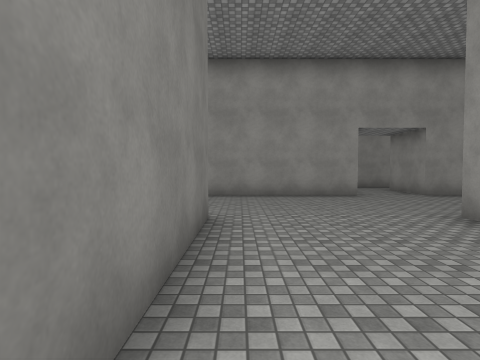
View 1 (above)

18 first-person views from a walk through a scene from a Unity 3-D project. The camera is 1.5 m above the floor, tilts 2° down and sees 80° across. The floor is counted in squares, 2 m on a side. Each view is taken from the middle of a square. On the plan, view 1 faces up. The plan holds only what a view shows up to about 10 squares ahead; the rest is blank. The player is left out. Surface patterns are stand-ins for the level's own textures.

View 2
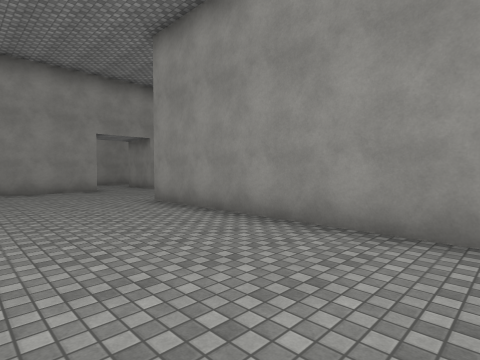

View 3
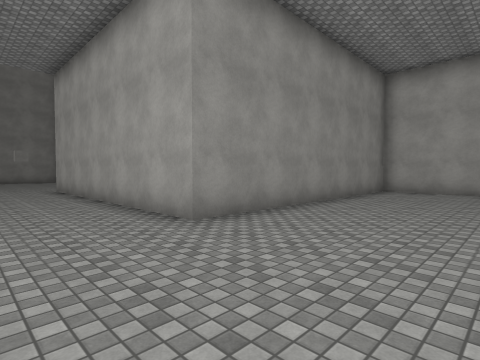

View 4
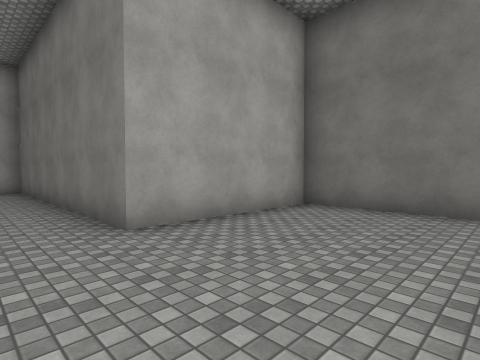

View 5
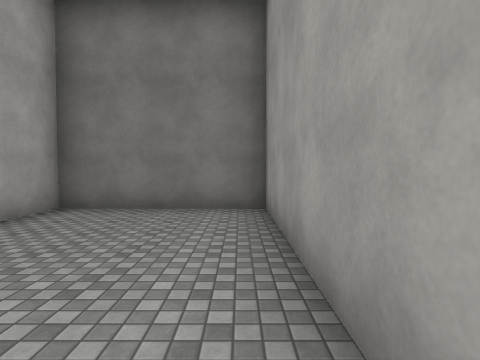

View 6
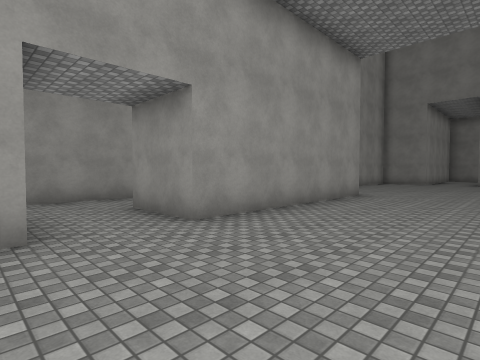

View 7
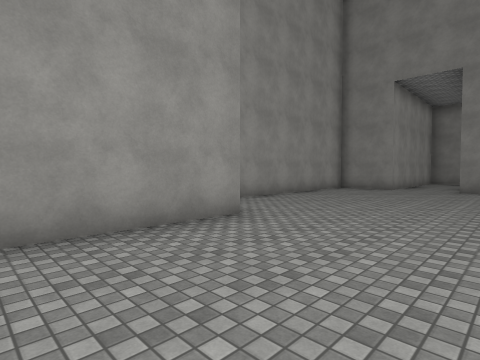

View 8
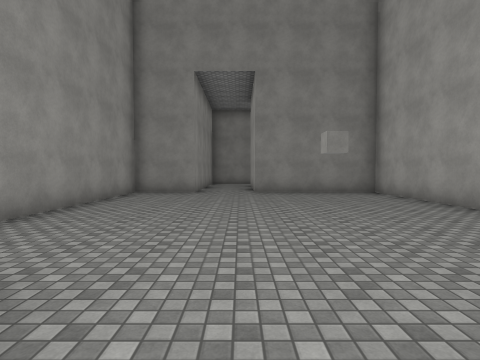

View 9
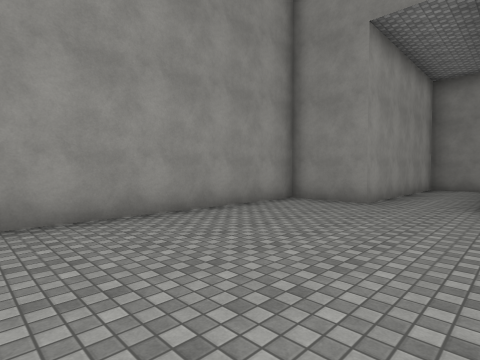

View 10
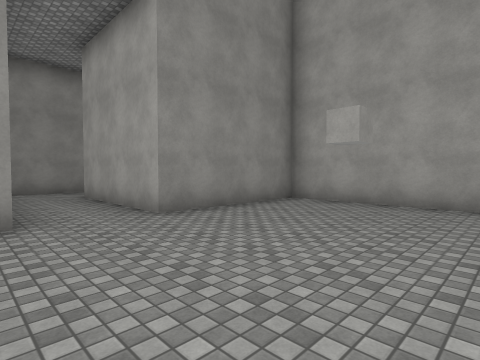

View 11
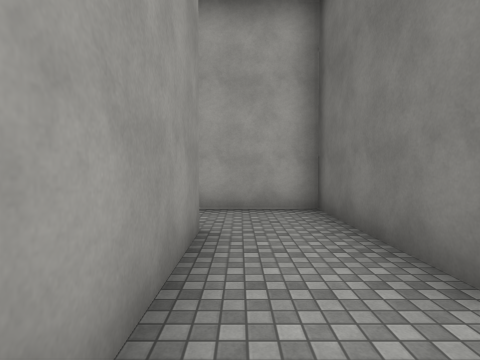

View 12
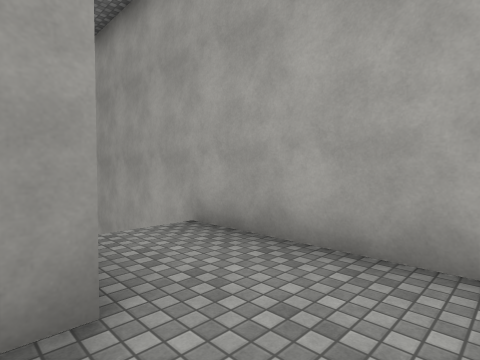

View 13
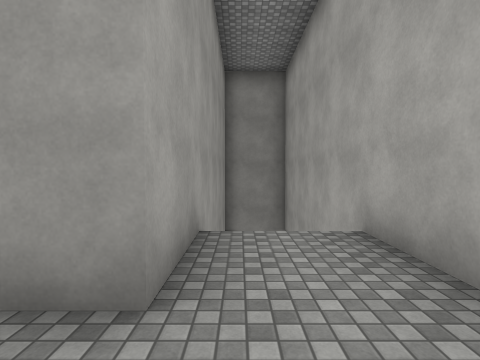

View 14
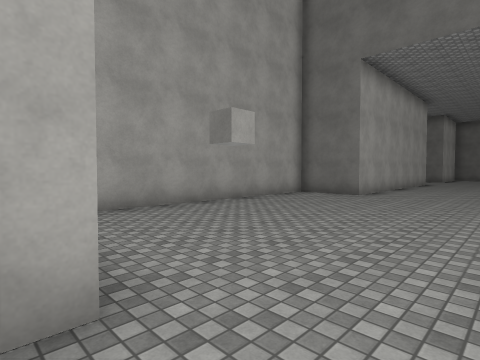

View 15
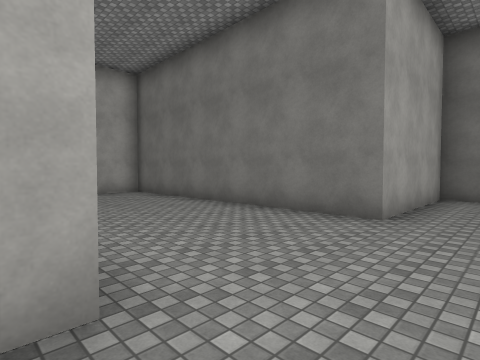

View 16
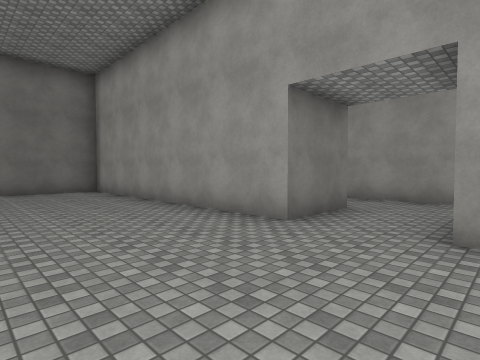

View 17
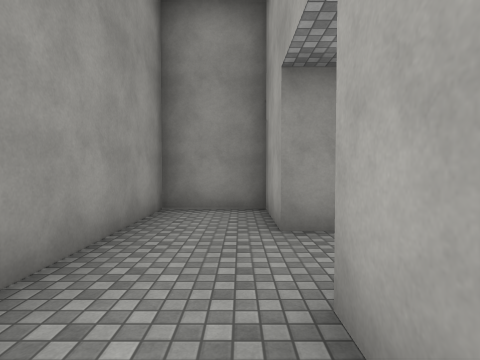

View 18
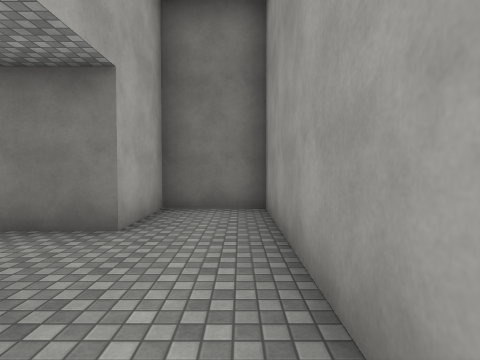

### Floor plan
Ten units are one square. View 1 is at (0, 0); x grows to the right and y downward. Boxes are objects, and circles mark ways between rooms. Rooms are numbered by the first view taken in them; rooms with no view inside come last. Other rooms are left out.
<svg viewBox="-50 -130 360 170">
<path fill="none" stroke="#000" d="M116 -85 55 -85 55 -105M35 -105 35 -85 -45 -85 -45 -45 -5 -45 -5 35 35 35 35 -45 115 -45 115 -25 195 -25 195 -65 235 -65M246 -85 195 -85 195 -105 134 -105M255 -64 255 -79M235 -62 235 -25 305 -25M304 -45 255 -45 255 -64M55 -105 75 -105 75 -125 15 -125 15 -105 35 -105"/>
<circle cx="245" cy="-55" r="3" fill="#2a7"/>
<circle cx="45" cy="-95" r="3" fill="#2a7"/>
<text x="90" y="-60">1</text>
<text x="260" y="-40">2</text>
<text x="40" y="-120">3</text>
</svg>
Room 1 opens to room 2. Room 1 opens to room 3.

Where each view was taken, in squares from view 1:
view 1: 0 up, 0 right, facing up
view 2: 2 down, 0 right, facing up-right
view 3: 7 up, 0 right, facing down-right
view 4: 8 up, 1 right, facing down-left
view 5: 8 up, 1 right, facing left
view 6: 5 up, 3 right, facing up-right
view 7: 5 up, 8 right, facing up-right
view 8: 7 up, 10 right, facing right
view 9: 6 up, 13 right, facing up-right
view 10: 9 up, 15 right, facing down-right
view 11: 8 up, 25 right, facing down
view 12: 5 up, 24 right, facing down-right
view 13: 4 up, 24 right, facing right
view 14: 8 up, 20 right, facing down-left
view 15: 6 up, 4 right, facing down-left
view 16: 5 up, 6 right, facing up-left
view 17: 11 up, 2 right, facing right
view 18: 12 up, 7 right, facing left
